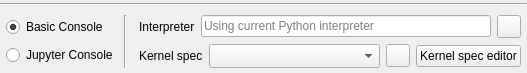
<?xml version="1.0" encoding="UTF-8"?>
<!--
######################################################################################################################
# Copyright (C) 2017-2022 Spine project consortium
# This file is part of Spine Items.
# Spine Items is free software: you can redistribute it and\/or modify it under the terms of the GNU Lesser General
# Public License as published by the Free Software Foundation, either version 3 of the License, or (at your option)
# any later version. This program is distributed in the hope that it will be useful, but WITHOUT ANY WARRANTY;
# without even the implied warranty of MERCHANTABILITY or FITNESS FOR A PARTICULAR PURPOSE. See the GNU Lesser General
# Public License for more details. You should have received a copy of the GNU Lesser General Public License along with
# this program. If not, see <http:\/\/www.gnu.org\/licenses\/>.
######################################################################################################################
-->
<ui version="4.0">
 <class>Form</class>
 <widget class="QWidget" name="Form">
  <property name="geometry">
   <rect>
    <x>0</x>
    <y>0</y>
    <width>527</width>
    <height>73</height>
   </rect>
  </property>
  <layout class="QVBoxLayout" name="verticalLayout_3">
   <property name="spacing">
    <number>6</number>
   </property>
   <property name="leftMargin">
    <number>0</number>
   </property>
   <property name="topMargin">
    <number>0</number>
   </property>
   <property name="rightMargin">
    <number>0</number>
   </property>
   <property name="bottomMargin">
    <number>0</number>
   </property>
   <item>
    <widget class="Line" name="line_3">
     <property name="orientation">
      <enum>Qt::Horizontal</enum>
     </property>
    </widget>
   </item>
   <item>
    <layout class="QHBoxLayout" name="horizontalLayout_3">
     <property name="spacing">
      <number>6</number>
     </property>
     <item>
      <layout class="QVBoxLayout" name="verticalLayout">
       <property name="spacing">
        <number>6</number>
       </property>
       <property name="leftMargin">
        <number>6</number>
       </property>
       <item>
        <widget class="QRadioButton" name="radioButton_python_console">
         <property name="text">
          <string>Basic Console</string>
         </property>
         <property name="checked">
          <bool>true</bool>
         </property>
        </widget>
       </item>
       <item>
        <widget class="QRadioButton" name="radioButton_jupyter_console">
         <property name="text">
          <string>Jupyter Console</string>
         </property>
        </widget>
       </item>
      </layout>
     </item>
     <item>
      <widget class="Line" name="line">
       <property name="orientation">
        <enum>Qt::Vertical</enum>
       </property>
      </widget>
     </item>
     <item>
      <layout class="QVBoxLayout" name="verticalLayout_2">
       <property name="rightMargin">
        <number>6</number>
       </property>
       <item>
        <layout class="QHBoxLayout" name="horizontalLayout_2">
         <property name="spacing">
          <number>6</number>
         </property>
         <property name="leftMargin">
          <number>6</number>
         </property>
         <item>
          <widget class="QLabel" name="label_2">
           <property name="text">
            <string>Interpreter</string>
           </property>
          </widget>
         </item>
         <item>
          <widget class="QLineEdit" name="lineEdit_python_path">
           <property name="toolTip">
            <string>&lt;html&gt;&lt;head/&gt;&lt;body&gt;&lt;p&gt;Python interpreter for executing this Tool specification. Leave empty to select the Python that was used in launching Spine Toolbox.&lt;/p&gt;&lt;/body&gt;&lt;/html&gt;</string>
           </property>
           <property name="placeholderText">
            <string>Using current Python interpreter</string>
           </property>
           <property name="clearButtonEnabled">
            <bool>true</bool>
           </property>
          </widget>
         </item>
         <item>
          <widget class="QToolButton" name="toolButton_browse_python">
           <property name="toolTip">
            <string>&lt;html&gt;&lt;head/&gt;&lt;body&gt;&lt;p&gt;Pick a Python interpreter using a file browser&lt;/p&gt;&lt;/body&gt;&lt;/html&gt;</string>
           </property>
           <property name="icon">
            <iconset resource="../../ui/resources/resources_icons.qrc">
             <normaloff>:/icons/folder-open-solid.svg</normaloff>:/icons/folder-open-solid.svg</iconset>
           </property>
          </widget>
         </item>
        </layout>
       </item>
       <item>
        <layout class="QHBoxLayout" name="horizontalLayout">
         <property name="spacing">
          <number>6</number>
         </property>
         <property name="leftMargin">
          <number>6</number>
         </property>
         <item>
          <widget class="QLabel" name="label">
           <property name="text">
            <string>Kernel spec</string>
           </property>
          </widget>
         </item>
         <item>
          <widget class="QComboBox" name="comboBox_kernel_specs">
           <property name="sizePolicy">
            <sizepolicy hsizetype="Expanding" vsizetype="Fixed">
             <horstretch>0</horstretch>
             <verstretch>0</verstretch>
            </sizepolicy>
           </property>
           <property name="minimumSize">
            <size>
             <width>100</width>
             <height>24</height>
            </size>
           </property>
           <property name="maximumSize">
            <size>
             <width>16777215</width>
             <height>24</height>
            </size>
           </property>
           <property name="toolTip">
            <string>&lt;html&gt;&lt;head/&gt;&lt;body&gt;&lt;p&gt;Select a Python Jupyter kernel spec for Jupyter Console.&lt;/p&gt;&lt;p&gt;Both Conda and Jupyter kernel specs are shown.&lt;/p&gt;&lt;/body&gt;&lt;/html&gt;</string>
           </property>
          </widget>
         </item>
         <item>
          <widget class="QToolButton" name="toolButton_refresh_kernel_specs">
           <property name="toolTip">
            <string>&lt;html&gt;&lt;head/&gt;&lt;body&gt;&lt;p&gt;Refresh the list of Jupyter and Conda kernel specs&lt;/p&gt;&lt;/body&gt;&lt;/html&gt;</string>
           </property>
           <property name="text">
            <string/>
           </property>
           <property name="icon">
            <iconset resource="../../ui/resources/resources_icons.qrc">
             <normaloff>:/icons/sync.svg</normaloff>:/icons/sync.svg</iconset>
           </property>
           <property name="toolButtonStyle">
            <enum>Qt::ToolButtonIconOnly</enum>
           </property>
          </widget>
         </item>
         <item>
          <widget class="QPushButton" name="pushButton_open_kernel_spec_viewer">
           <property name="toolTip">
            <string>&lt;html&gt;&lt;head/&gt;&lt;body&gt;&lt;p&gt;Open Python kernel spec editor&lt;/p&gt;&lt;/body&gt;&lt;/html&gt;</string>
           </property>
           <property name="text">
            <string>Kernel spec editor</string>
           </property>
          </widget>
         </item>
        </layout>
       </item>
      </layout>
     </item>
    </layout>
   </item>
  </layout>
 </widget>
 <resources>
  <include location="../../ui/resources/resources_icons.qrc"/>
 </resources>
 <connections/>
</ui>
